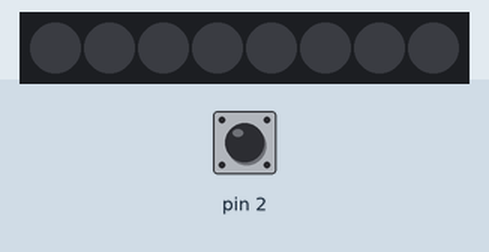
This sketch was run on a simulated Arduino Uno, built with avr-gcc and run on an emulated ATmega328P. Shown: 8 RGB LEDs in strip order, left to right. Inputs (shaded band) come from the test bench; at power-on: pin 2 HIGH. Dim RGB values are drawn brighter than linear; what the sketch prints to the serial monitor is not drawn.

Above: at 1.2 s.
1.3 s: pin 2 driven LOW
At 2.5 s:
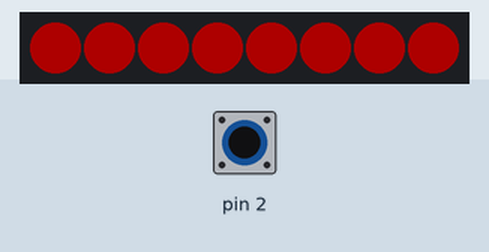
2.8 s: pin 2 pulsed HIGH 5 times (0.12 s each, 0.3 s apart)
At 3.07 s:
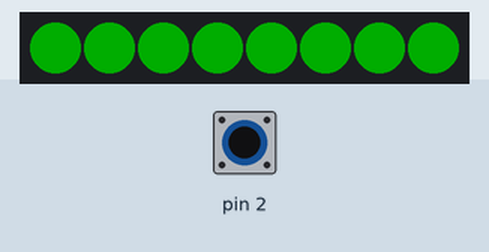
At 4.5 s:
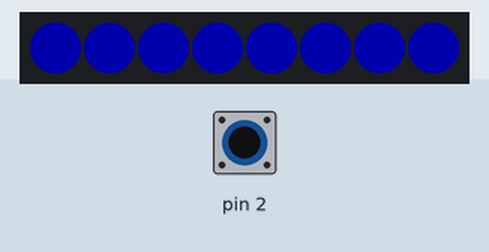
Timing chart, 0 to 6.0 s (numbered marks = the images above; inputs shaded):
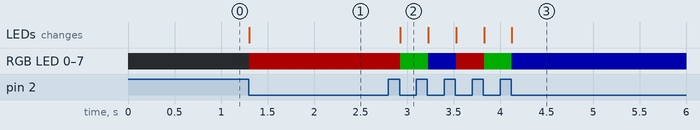

Measured:
- after the input at 1.3 s, RGB LED 0–7: off → RGB(50, 0, 0) at once; the LEDs: change at once (image 1)
- after the input at 2.8 s, RGB LED 0–7: RGB(50, 0, 0) → RGB(0, 50, 0) after 0.13 s, → RGB(0, 0, 50) 0.30 s later, → RGB(50, 0, 0) 0.30 s later, → RGB(0, 50, 0) 0.30 s later, … (5 changes in this stretch); the LEDs: change after 0.13 s (image 2)

The sketch:

7_3.ino
```cpp
#include <Adafruit_NeoPixel.h>
Adafruit_NeoPixel RGB_LED = Adafruit_NeoPixel(8, 3, NEO_GRB);
int count = 0;  // 터치횟수

void setup() {
  Serial.begin(9600);
  RGB_LED.begin();
  RGB_LED.setBrightness(50);
  RGB_LED.clear();
  attachInterrupt(0, Touch, FALLING);  //인터럽트0은 UNO보드의 2번핀
}

void Touch(){
  if(count>=3){count=0;}
  count = count + 1;
  Serial.print("터치횟수:");
  Serial.println(count);
}

void loop() {
  if(count == 1){
    for(int i=0; i<8; i++){
      RGB_LED.setPixelColor(i, 255, 0, 0);
      RGB_LED.show();
    }
  }
  else if(count == 2){
    for(int i=0; i<8; i++){
      RGB_LED.setPixelColor(i, 0, 255, 0);
      RGB_LED.show();
    }
  }
  else if(count == 3){
    for(int i=0; i<8; i++){
      RGB_LED.setPixelColor(i, 0, 0, 255);
      RGB_LED.show();
    }
  }
}
```
